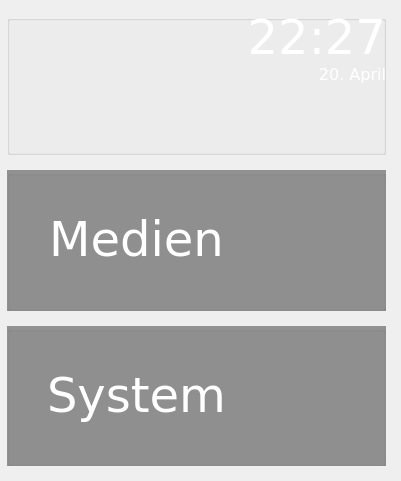
   <widget class="QWidget" name="verticalLayoutWidget_2">
    <property name="geometry">
     <rect>
      <x>400</x>
      <y>0</y>
      <width>401</width>
      <height>481</height>
     </rect>
    </property>
    <layout class="QVBoxLayout" name="verticalLayout_right">
     <property name="spacing">
      <number>15</number>
     </property>
     <property name="leftMargin">
      <number>7</number>
     </property>
     <property name="topMargin">
      <number>15</number>
     </property>
     <property name="rightMargin">
      <number>15</number>
     </property>
     <property name="bottomMargin">
      <number>15</number>
     </property>
     <item>
      <widget class="QGroupBox" name="groupBox_clock">
       <property name="styleSheet">
        <string notr="true">background-color:rgba(0, 0, 0, 0);</string>
       </property>
       <property name="title">
        <string/>
       </property>
       <property name="flat">
        <bool>true</bool>
       </property>
       <property name="checkable">
        <bool>false</bool>
       </property>
       <widget class="QPushButton" name="pushButton_clock">
        <property name="geometry">
         <rect>
          <x>0</x>
          <y>0</y>
          <width>379</width>
          <height>140</height>
         </rect>
        </property>
        <property name="focusPolicy">
         <enum>Qt::NoFocus</enum>
        </property>
        <property name="text">
         <string/>
        </property>
        <property name="flat">
         <bool>true</bool>
        </property>
       </widget>
       <widget class="QLabel" name="label_uhrzeit">
        <property name="enabled">
         <bool>false</bool>
        </property>
        <property name="geometry">
         <rect>
          <x>0</x>
          <y>0</y>
          <width>379</width>
          <height>51</height>
         </rect>
        </property>
        <property name="palette">
         <palette>
          <active>
           <colorrole role="WindowText">
            <brush brushstyle="SolidPattern">
             <color alpha="255">
              <red>231</red>
              <green>231</green>
              <blue>231</blue>
             </color>
            </brush>
           </colorrole>
           <colorrole role="Button">
            <brush brushstyle="SolidPattern">
             <color alpha="0">
              <red>0</red>
              <green>0</green>
              <blue>0</blue>
             </color>
            </brush>
           </colorrole>
           <colorrole role="Text">
            <brush brushstyle="SolidPattern">
             <color alpha="255">
              <red>231</red>
              <green>231</green>
              <blue>231</blue>
             </color>
            </brush>
           </colorrole>
           <colorrole role="Base">
            <brush brushstyle="SolidPattern">
             <color alpha="0">
              <red>0</red>
              <green>0</green>
              <blue>0</blue>
             </color>
            </brush>
           </colorrole>
           <colorrole role="Window">
            <brush brushstyle="SolidPattern">
             <color alpha="0">
              <red>0</red>
              <green>0</green>
              <blue>0</blue>
             </color>
            </brush>
           </colorrole>
          </active>
          <inactive>
           <colorrole role="WindowText">
            <brush brushstyle="SolidPattern">
             <color alpha="255">
              <red>231</red>
              <green>231</green>
              <blue>231</blue>
             </color>
            </brush>
           </colorrole>
           <colorrole role="Button">
            <brush brushstyle="SolidPattern">
             <color alpha="0">
              <red>0</red>
              <green>0</green>
              <blue>0</blue>
             </color>
            </brush>
           </colorrole>
           <colorrole role="Text">
            <brush brushstyle="SolidPattern">
             <color alpha="255">
              <red>231</red>
              <green>231</green>
              <blue>231</blue>
             </color>
            </brush>
           </colorrole>
           <colorrole role="Base">
            <brush brushstyle="SolidPattern">
             <color alpha="0">
              <red>0</red>
              <green>0</green>
              <blue>0</blue>
             </color>
            </brush>
           </colorrole>
           <colorrole role="Window">
            <brush brushstyle="SolidPattern">
             <color alpha="0">
              <red>0</red>
              <green>0</green>
              <blue>0</blue>
             </color>
            </brush>
           </colorrole>
          </inactive>
          <disabled>
           <colorrole role="WindowText">
            <brush brushstyle="SolidPattern">
             <color alpha="255">
              <red>255</red>
              <green>255</green>
              <blue>255</blue>
             </color>
            </brush>
           </colorrole>
           <colorrole role="Button">
            <brush brushstyle="SolidPattern">
             <color alpha="0">
              <red>0</red>
              <green>0</green>
              <blue>0</blue>
             </color>
            </brush>
           </colorrole>
           <colorrole role="Text">
            <brush brushstyle="SolidPattern">
             <color alpha="255">
              <red>255</red>
              <green>255</green>
              <blue>255</blue>
             </color>
            </brush>
           </colorrole>
           <colorrole role="Base">
            <brush brushstyle="SolidPattern">
             <color alpha="0">
              <red>0</red>
              <green>0</green>
              <blue>0</blue>
             </color>
            </brush>
           </colorrole>
           <colorrole role="Window">
            <brush brushstyle="SolidPattern">
             <color alpha="0">
              <red>0</red>
              <green>0</green>
              <blue>0</blue>
             </color>
            </brush>
           </colorrole>
          </disabled>
         </palette>
        </property>
        <property name="font">
         <font>
          <family>DejaVu Sans Light</family>
          <pointsize>36</pointsize>
         </font>
        </property>
        <property name="styleSheet">
         <string notr="true">background-color:rgba(0,0,0,0);</string>
        </property>
        <property name="text">
         <string>22:27</string>
        </property>
        <property name="alignment">
         <set>Qt::AlignBottom|Qt::AlignRight|Qt::AlignTrailing</set>
        </property>
       </widget>
       <widget class="QLabel" name="label_datum">
        <property name="enabled">
         <bool>false</bool>
        </property>
        <property name="geometry">
         <rect>
          <x>0</x>
          <y>50</y>
          <width>379</width>
          <height>50</height>
         </rect>
        </property>
        <property name="palette">
         <palette>
          <active>
           <colorrole role="WindowText">
            <brush brushstyle="SolidPattern">
             <color alpha="255">
              <red>231</red>
              <green>231</green>
              <blue>231</blue>
             </color>
            </brush>
           </colorrole>
           <colorrole role="Button">
            <brush brushstyle="SolidPattern">
             <color alpha="0">
              <red>0</red>
              <green>0</green>
              <blue>0</blue>
             </color>
            </brush>
           </colorrole>
           <colorrole role="Text">
            <brush brushstyle="SolidPattern">
             <color alpha="255">
              <red>231</red>
              <green>231</green>
              <blue>231</blue>
             </color>
            </brush>
           </colorrole>
           <colorrole role="Base">
            <brush brushstyle="SolidPattern">
             <color alpha="0">
              <red>0</red>
              <green>0</green>
              <blue>0</blue>
             </color>
            </brush>
           </colorrole>
           <colorrole role="Window">
            <brush brushstyle="SolidPattern">
             <color alpha="0">
              <red>0</red>
              <green>0</green>
              <blue>0</blue>
             </color>
            </brush>
           </colorrole>
          </active>
          <inactive>
           <colorrole role="WindowText">
            <brush brushstyle="SolidPattern">
             <color alpha="255">
              <red>231</red>
              <green>231</green>
              <blue>231</blue>
             </color>
            </brush>
           </colorrole>
           <colorrole role="Button">
            <brush brushstyle="SolidPattern">
             <color alpha="0">
              <red>0</red>
              <green>0</green>
              <blue>0</blue>
             </color>
            </brush>
           </colorrole>
           <colorrole role="Text">
            <brush brushstyle="SolidPattern">
             <color alpha="255">
              <red>231</red>
              <green>231</green>
              <blue>231</blue>
             </color>
            </brush>
           </colorrole>
           <colorrole role="Base">
            <brush brushstyle="SolidPattern">
             <color alpha="0">
              <red>0</red>
              <green>0</green>
              <blue>0</blue>
             </color>
            </brush>
           </colorrole>
           <colorrole role="Window">
            <brush brushstyle="SolidPattern">
             <color alpha="0">
              <red>0</red>
              <green>0</green>
              <blue>0</blue>
             </color>
            </brush>
           </colorrole>
          </inactive>
          <disabled>
           <colorrole role="WindowText">
            <brush brushstyle="SolidPattern">
             <color alpha="255">
              <red>255</red>
              <green>255</green>
              <blue>255</blue>
             </color>
            </brush>
           </colorrole>
           <colorrole role="Button">
            <brush brushstyle="SolidPattern">
             <color alpha="0">
              <red>0</red>
              <green>0</green>
              <blue>0</blue>
             </color>
            </brush>
           </colorrole>
           <colorrole role="Text">
            <brush brushstyle="SolidPattern">
             <color alpha="255">
              <red>255</red>
              <green>255</green>
              <blue>255</blue>
             </color>
            </brush>
           </colorrole>
           <colorrole role="Base">
            <brush brushstyle="SolidPattern">
             <color alpha="0">
              <red>0</red>
              <green>0</green>
              <blue>0</blue>
             </color>
            </brush>
           </colorrole>
           <colorrole role="Window">
            <brush brushstyle="SolidPattern">
             <color alpha="0">
              <red>0</red>
              <green>0</green>
              <blue>0</blue>
             </color>
            </brush>
           </colorrole>
          </disabled>
         </palette>
        </property>
        <property name="font">
         <font>
          <family>DejaVu Sans Light</family>
          <pointsize>12</pointsize>
         </font>
        </property>
        <property name="styleSheet">
         <string notr="true">background-color:rgba(0,0,0,0);</string>
        </property>
        <property name="text">
         <string>20. April</string>
        </property>
        <property name="alignment">
         <set>Qt::AlignRight|Qt::AlignTop|Qt::AlignTrailing</set>
        </property>
       </widget>
       <widget class="QLabel" name="label_info">
        <property name="geometry">
         <rect>
          <x>0</x>
          <y>100</y>
          <width>379</width>
          <height>50</height>
         </rect>
        </property>
        <property name="text">
         <string/>
        </property>
        <property name="alignment">
         <set>Qt::AlignRight|Qt::AlignTop|Qt::AlignTrailing</set>
        </property>
       </widget>
       <zorder>label_datum</zorder>
       <zorder>label_uhrzeit</zorder>
       <zorder>pushButton_clock</zorder>
       <zorder>label_info</zorder>
      </widget>
     </item>
     <item>
      <widget class="QGroupBox" name="groupBox_audio">
       <property name="styleSheet">
        <string notr="true">background-color:rgba(0, 0, 0, 100);</string>
       </property>
       <property name="title">
        <string/>
       </property>
       <property name="flat">
        <bool>true</bool>
       </property>
       <property name="checkable">
        <bool>false</bool>
       </property>
       <widget class="QFrame" name="frame_10">
        <property name="geometry">
         <rect>
          <x>260</x>
          <y>20</y>
          <width>100</width>
          <height>100</height>
         </rect>
        </property>
        <property name="styleSheet">
         <string notr="true">background-image:url(:/bilder/Icons/audio.png);
background-color:rgba(0,0,0,0);</string>
        </property>
        <property name="frameShape">
         <enum>QFrame::NoFrame</enum>
        </property>
        <property name="frameShadow">
         <enum>QFrame::Plain</enum>
        </property>
        <property name="lineWidth">
         <number>1</number>
        </property>
       </widget>
       <widget class="QLabel" name="label_audio">
        <property name="enabled">
         <bool>false</bool>
        </property>
        <property name="geometry">
         <rect>
          <x>20</x>
          <y>0</y>
          <width>219</width>
          <height>140</height>
         </rect>
        </property>
        <property name="palette">
         <palette>
          <active>
           <colorrole role="Button">
            <brush brushstyle="SolidPattern">
             <color alpha="0">
              <red>0</red>
              <green>0</green>
              <blue>0</blue>
             </color>
            </brush>
           </colorrole>
           <colorrole role="Text">
            <brush brushstyle="SolidPattern">
             <color alpha="255">
              <red>231</red>
              <green>231</green>
              <blue>231</blue>
             </color>
            </brush>
           </colorrole>
           <colorrole role="Base">
            <brush brushstyle="SolidPattern">
             <color alpha="0">
              <red>0</red>
              <green>0</green>
              <blue>0</blue>
             </color>
            </brush>
           </colorrole>
           <colorrole role="Window">
            <brush brushstyle="SolidPattern">
             <color alpha="0">
              <red>0</red>
              <green>0</green>
              <blue>0</blue>
             </color>
            </brush>
           </colorrole>
          </active>
          <inactive>
           <colorrole role="Button">
            <brush brushstyle="SolidPattern">
             <color alpha="0">
              <red>0</red>
              <green>0</green>
              <blue>0</blue>
             </color>
            </brush>
           </colorrole>
           <colorrole role="Text">
            <brush brushstyle="SolidPattern">
             <color alpha="255">
              <red>231</red>
              <green>231</green>
              <blue>231</blue>
             </color>
            </brush>
           </colorrole>
           <colorrole role="Base">
            <brush brushstyle="SolidPattern">
             <color alpha="0">
              <red>0</red>
              <green>0</green>
              <blue>0</blue>
             </color>
            </brush>
           </colorrole>
           <colorrole role="Window">
            <brush brushstyle="SolidPattern">
             <color alpha="0">
              <red>0</red>
              <green>0</green>
              <blue>0</blue>
             </color>
            </brush>
           </colorrole>
          </inactive>
          <disabled>
           <colorrole role="Button">
            <brush brushstyle="SolidPattern">
             <color alpha="0">
              <red>0</red>
              <green>0</green>
              <blue>0</blue>
             </color>
            </brush>
           </colorrole>
           <colorrole role="Text">
            <brush brushstyle="SolidPattern">
             <color alpha="255">
              <red>255</red>
              <green>255</green>
              <blue>255</blue>
             </color>
            </brush>
           </colorrole>
           <colorrole role="Base">
            <brush brushstyle="SolidPattern">
             <color alpha="0">
              <red>0</red>
              <green>0</green>
              <blue>0</blue>
             </color>
            </brush>
           </colorrole>
           <colorrole role="Window">
            <brush brushstyle="SolidPattern">
             <color alpha="0">
              <red>0</red>
              <green>0</green>
              <blue>0</blue>
             </color>
            </brush>
           </colorrole>
          </disabled>
         </palette>
        </property>
        <property name="font">
         <font>
          <family>DejaVu Sans Light</family>
         </font>
        </property>
        <property name="styleSheet">
         <string notr="true">background-color:rgba(0,0,0,0);</string>
        </property>
        <property name="frameShadow">
         <enum>QFrame::Plain</enum>
        </property>
        <property name="text">
         <string>&lt;html&gt;&lt;head/&gt;&lt;body&gt;&lt;p align=&quot;center&quot;&gt;&lt;span style=&quot; font-size:36pt;&quot;&gt;Medien&lt;/span&gt;&lt;/p&gt;&lt;/body&gt;&lt;/html&gt;</string>
        </property>
        <property name="alignment">
         <set>Qt::AlignCenter</set>
        </property>
       </widget>
       <widget class="QPushButton" name="pushButton_audio">
        <property name="geometry">
         <rect>
          <x>0</x>
          <y>0</y>
          <width>379</width>
          <height>140</height>
         </rect>
        </property>
        <property name="focusPolicy">
         <enum>Qt::NoFocus</enum>
        </property>
        <property name="text">
         <string/>
        </property>
        <property name="default">
         <bool>false</bool>
        </property>
        <property name="flat">
         <bool>true</bool>
        </property>
       </widget>
      </widget>
     </item>
     <item>
      <widget class="QGroupBox" name="groupBox_system">
       <property name="mouseTracking">
        <bool>false</bool>
       </property>
       <property name="styleSheet">
        <string notr="true">background-color:rgba(0, 0, 0, 100);</string>
       </property>
       <property name="title">
        <string/>
       </property>
       <property name="flat">
        <bool>true</bool>
       </property>
       <property name="checkable">
        <bool>false</bool>
       </property>
       <widget class="QFrame" name="frame_2">
        <property name="geometry">
         <rect>
          <x>259</x>
          <y>20</y>
          <width>100</width>
          <height>100</height>
         </rect>
        </property>
        <property name="styleSheet">
         <string notr="true">background-image:url(:/bilder/Icons/settings.png);
background-color:rgba(0,0,0,0);</string>
        </property>
        <property name="frameShape">
         <enum>QFrame::NoFrame</enum>
        </property>
        <property name="frameShadow">
         <enum>QFrame::Plain</enum>
        </property>
       </widget>
       <widget class="QLabel" name="label_system">
        <property name="enabled">
         <bool>false</bool>
        </property>
        <property name="geometry">
         <rect>
          <x>20</x>
          <y>0</y>
          <width>219</width>
          <height>140</height>
         </rect>
        </property>
        <property name="palette">
         <palette>
          <active>
           <colorrole role="Button">
            <brush brushstyle="SolidPattern">
             <color alpha="0">
              <red>0</red>
              <green>0</green>
              <blue>0</blue>
             </color>
            </brush>
           </colorrole>
           <colorrole role="Text">
            <brush brushstyle="SolidPattern">
             <color alpha="255">
              <red>231</red>
              <green>231</green>
              <blue>231</blue>
             </color>
            </brush>
           </colorrole>
           <colorrole role="Base">
            <brush brushstyle="SolidPattern">
             <color alpha="0">
              <red>0</red>
              <green>0</green>
              <blue>0</blue>
             </color>
            </brush>
           </colorrole>
           <colorrole role="Window">
            <brush brushstyle="SolidPattern">
             <color alpha="0">
              <red>0</red>
              <green>0</green>
              <blue>0</blue>
             </color>
            </brush>
           </colorrole>
          </active>
          <inactive>
           <colorrole role="Button">
            <brush brushstyle="SolidPattern">
             <color alpha="0">
              <red>0</red>
              <green>0</green>
              <blue>0</blue>
             </color>
            </brush>
           </colorrole>
           <colorrole role="Text">
            <brush brushstyle="SolidPattern">
             <color alpha="255">
              <red>231</red>
              <green>231</green>
              <blue>231</blue>
             </color>
            </brush>
           </colorrole>
           <colorrole role="Base">
            <brush brushstyle="SolidPattern">
             <color alpha="0">
              <red>0</red>
              <green>0</green>
              <blue>0</blue>
             </color>
            </brush>
           </colorrole>
           <colorrole role="Window">
            <brush brushstyle="SolidPattern">
             <color alpha="0">
              <red>0</red>
              <green>0</green>
              <blue>0</blue>
             </color>
            </brush>
           </colorrole>
          </inactive>
          <disabled>
           <colorrole role="Button">
            <brush brushstyle="SolidPattern">
             <color alpha="0">
              <red>0</red>
              <green>0</green>
              <blue>0</blue>
             </color>
            </brush>
           </colorrole>
           <colorrole role="Text">
            <brush brushstyle="SolidPattern">
             <color alpha="255">
              <red>255</red>
              <green>255</green>
              <blue>255</blue>
             </color>
            </brush>
           </colorrole>
           <colorrole role="Base">
            <brush brushstyle="SolidPattern">
             <color alpha="0">
              <red>0</red>
              <green>0</green>
              <blue>0</blue>
             </color>
            </brush>
           </colorrole>
           <colorrole role="Window">
            <brush brushstyle="SolidPattern">
             <color alpha="0">
              <red>0</red>
              <green>0</green>
              <blue>0</blue>
             </color>
            </brush>
           </colorrole>
          </disabled>
         </palette>
        </property>
        <property name="font">
         <font>
          <family>DejaVu Sans Light</family>
         </font>
        </property>
        <property name="styleSheet">
         <string notr="true">background-color:rgba(0,0,0,0);</string>
        </property>
        <property name="text">
         <string>&lt;html&gt;&lt;head/&gt;&lt;body&gt;&lt;p&gt;&lt;span style=&quot; font-size:36pt;&quot;&gt;System&lt;/span&gt;&lt;/p&gt;&lt;/body&gt;&lt;/html&gt;</string>
        </property>
        <property name="alignment">
         <set>Qt::AlignCenter</set>
        </property>
       </widget>
       <widget class="QPushButton" name="pushButton_system">
        <property name="geometry">
         <rect>
          <x>0</x>
          <y>0</y>
          <width>379</width>
          <height>140</height>
         </rect>
        </property>
        <property name="focusPolicy">
         <enum>Qt::NoFocus</enum>
        </property>
        <property name="toolTipDuration">
         <number>-1</number>
        </property>
        <property name="text">
         <string/>
        </property>
        <property name="flat">
         <bool>true</bool>
        </property>
       </widget>
      </widget>
     </item>
    </layout>
   </widget>
